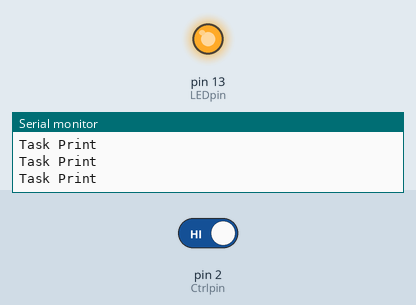
Bench run of a sketch on a simulated Arduino Uno, built with avr-gcc and run on an emulated ATmega328P. On the bench: output pins drawn as LEDs (lit = HIGH), the last lines printed to the serial monitor. The test bench sets the inputs (shaded band); at power-on: pin 2 (Ctrlpin) HIGH.

Above: at 2.7 s.
2.8 s: pin 2 (Ctrlpin) driven LOW
At 3.6 s:
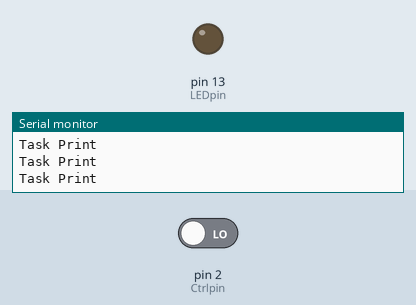
4.4 s: pin 2 (Ctrlpin) driven HIGH
At 5.6 s:
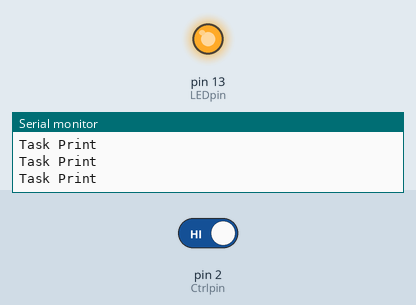
Timing chart, 0 to 7.4 s (numbered marks = the images above; inputs shaded):
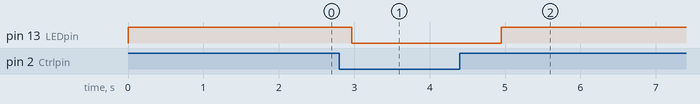

The sketch:

FreeRTOS_00.1.ino
```cpp
#include <Arduino_FreeRTOS.h>

// 1. Print serial monitor with 2 task
// 2. Control led an print to serial monitor at the same time, without FreeRTOS - FreeRTOS

void Task_ControlLED(void *param);
void Task_Print(void *param);

TaskHandle_t Task_Handle1;
TaskHandle_t Task_Handle2;

#define Ctrlpin 2
#define LEDpin 13

void setup() {
  // put your setup code here, to run once:
  Serial.begin(9600);
  pinMode(LEDpin, OUTPUT);

  // La tasca de prioritat més elevada d'executa primer
  xTaskCreate(Task_ControlLED, "Task1", 100, NULL, 1, &Task_Handle1);
  xTaskCreate(Task_Print, "Task2", 100, NULL, 2, &Task_Handle2);
}

void loop() {
  // DO NOT put your main code here, to run repeatedly.
}

void Task_ControlLED(void *param){
  (void) param;

  while(1){
    if (digitalRead(Ctrlpin) == LOW ){
      digitalWrite(LEDpin, LOW);
    }
    else{ digitalWrite(LEDpin, HIGH); }
    vTaskDelay(1000/portTICK_PERIOD_MS);   // Print to serial monitor each 1s.
  }
}

void Task_Print(void *param){
  (void) param;

  while(1){
    Serial.println("Task Print");
    vTaskDelay(1000/portTICK_PERIOD_MS);   // Print to serial monitor each 1s.
  }
}
```

Measured:
- after the input at 2.8 s, pin 13 (LEDpin): HIGH → LOW after 0.17 s
- after the input at 4.4 s, pin 13 (LEDpin): LOW → HIGH after 0.55 s
